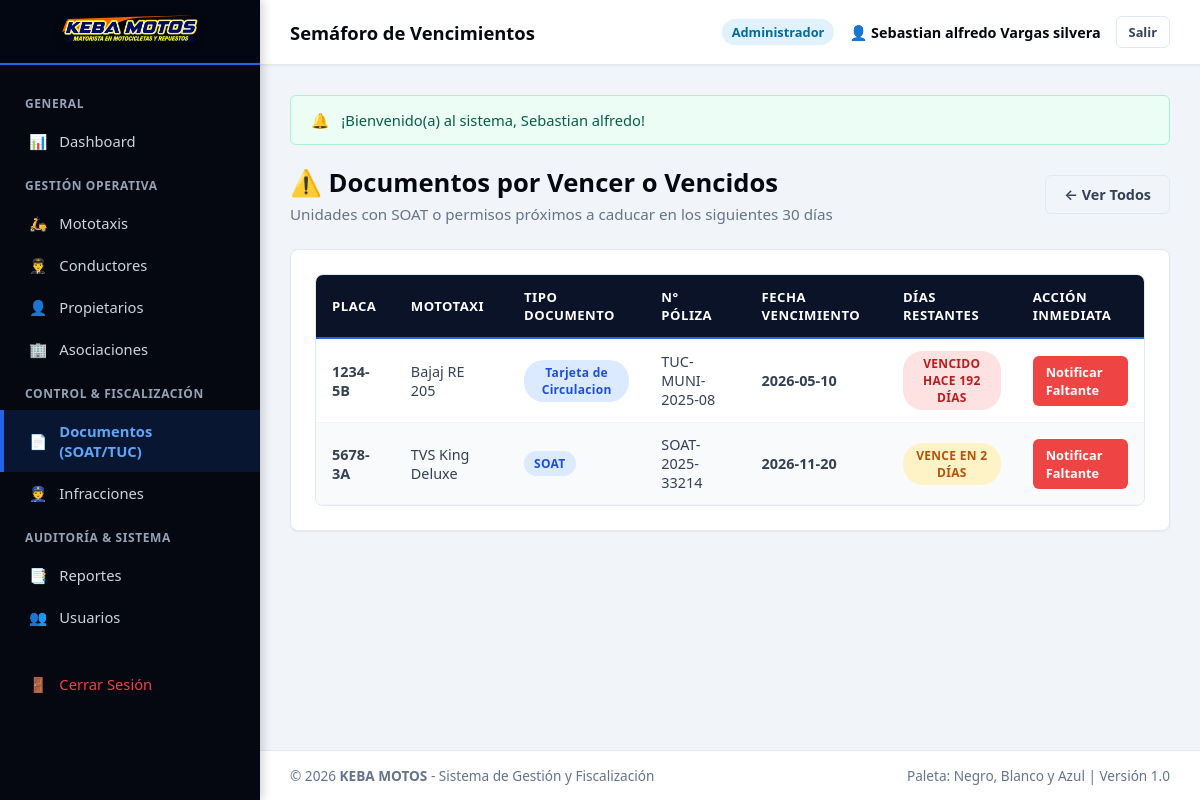
Screenshot of /views/documentos/documentos_por_vencer.php (signed in) with the database file from the repository.
### tables this page shows
CREATE TABLE `documentos_vehiculo` (
  `id_documento` INT AUTO_INCREMENT PRIMARY KEY,
  `id_vehiculo` INT NOT NULL,
  `tipo_documento` ENUM('SOAT', 'Tarjeta de Propiedad', 'Tarjeta de Circulacion', 'Revision Tecnica', 'Seguro Municipal', 'Otro') NOT NULL,
  `numero_documento` VARCHAR(50) NOT NULL,
  `entidad_emisora` VARCHAR(100) NULL,
  `fecha_emision` DATE NOT NULL,
  `fecha_vencimiento` DATE NOT NULL,
  `archivo_digital` VARCHAR(255) NULL,
  `estado` ENUM('Vigente', 'Por Vencer', 'Vencido') DEFAULT 'Vigente',
  `observaciones` TEXT NULL,
  `created_at` TIMESTAMP DEFAULT CURRENT_TIMESTAMP,
  `updated_at` TIMESTAMP DEFAULT CURRENT_TIMESTAMP ON UPDATE CURRENT_TIMESTAMP,
  CONSTRAINT `fk_docs_vehiculo` FOREIGN KEY (`id_vehiculo`) REFERENCES `vehiculos` (`id_vehiculo`) ON UPDATE CASCADE ON DELETE CASCADE
);

CREATE TABLE `vehiculos` (
  `id_vehiculo` INT AUTO_INCREMENT PRIMARY KEY,
  `placa` VARCHAR(10) NOT NULL UNIQUE,
  `numero_padron` VARCHAR(20) NULL,
  `marca` VARCHAR(50) NOT NULL,
  `modelo` VARCHAR(50) NULL,
  `color` VARCHAR(50) NOT NULL,
  `anio_fabricacion` YEAR NULL,
  `numero_motor` VARCHAR(50) NULL,
  `numero_chasis` VARCHAR(50) NULL,
  `id_propietario` INT NOT NULL,
  `id_asociacion` INT NULL,
  `foto` VARCHAR(255) NULL,
  `estado` ENUM('Activo', 'Inactivo', 'De Baja', 'Observado') DEFAULT 'Activo',
  `created_at` TIMESTAMP DEFAULT CURRENT_TIMESTAMP,
  `updated_at` TIMESTAMP DEFAULT CURRENT_TIMESTAMP ON UPDATE CURRENT_TIMESTAMP,
  CONSTRAINT `fk_vehiculos_propietarios` FOREIGN KEY (`id_propietario`) REFERENCES `propietarios` (`id_propietario`) ON UPDATE CASCADE,
  CONSTRAINT `fk_vehiculos_asociaciones` FOREIGN KEY (`id_asociacion`) REFERENCES `asociaciones` (`id_asociacion`) ON UPDATE CASCADE ON DELETE SET NULL
);

### helpers/funciones.php (called while the page is built, shortened)
<?php
function vistaUrl($ruta) {
    return BASE_URL . 'views/' . ltrim($ruta, '/');
}

### config/conexion.php (called while the page is built, shortened)
<?php
class Database {
    private static $host = "localhost";
    private static $db_name = "keba";
    private static $username = "root";
    private static $password = "";
    private static $conexion = null;
    public static function conectar() {
        if (self::$conexion === null) {
            try {
                $opciones = [
                    PDO::ATTR_ERRMODE => PDO::ERRMODE_EXCEPTION,
                    PDO::ATTR_DEFAULT_FETCH_MODE => PDO::FETCH_ASSOC,
                    PDO::ATTR_EMULATE_PREPARES => true,
                    PDO::MYSQL_ATTR_MULTI_STATEMENTS => true,
                    PDO::MYSQL_ATTR_INIT_COMMAND => "SET NAMES utf8mb4 COLLATE utf8mb4_unicode_ci"
                ];
                try {
                    $dsn = "mysql:host=" . self::$host . ";dbname=" . self::$db_name . ";charset=utf8mb4";
                    self::$conexion = new PDO($dsn, self::$username, self::$password, $opciones);
                } catch (PDOException $e) {
                    if ($e->getCode() == 1049 || stripos($e->getMessage(), 'Unknown database') !== false) {
                        $dsnRoot = "mysql:host=" . self::$host . ";charset=utf8mb4";
                        $pdoRoot = new PDO($dsnRoot, self::$username, self::$password, $opciones);
                        $pdoRoot->exec("CREATE DATABASE IF NOT EXISTS `" . self::$db_name . "` CHARACTER SET utf8mb4 COLLATE utf8mb4_unicode_ci;");
                        $pdoRoot = null;
                        $dsn = "mysql:host=" . self::$host . ";dbname=" . self::$db_name . ";charset=utf8mb4";
                        self::$conexion = new PDO($dsn, self::$username, self::$password, $opciones);
                    } else {
                        throw $e;
                    }
                }
                $check = self::$conexion->query("SHOW TABLES LIKE 'usuarios'");
            } catch (PDOException $e) {
                die("<div style='padding:20px; font-family:sans-serif; background:#fee2e2; color:#991b1b; border:1px solid #f87171; border-radius:8px; margin:20px;'>
                        <strong>Error al conectar con la Base de Datos:</strong> " . htmlspecialchars($e->getMessage()) . "<br><br>
                        <em>Asegúrate de que MySQL esté activo en el Panel de Control de XAMPP.</em>
                     </div>");
            }
        }
        return self::$conexion;
    }
}

### models/Documento.php (called while the page is built, shortened)
<?php
require_once dirname(__DIR__) . '/config/conexion.php';
class Documento {
    private $db;
    public function __construct() {
        $this->db = Database::conectar();
    }
    public function listarPorVencer($dias = 30) {
        $sql = "SELECT d.*, v.placa, v.marca, v.modelo,
                       DATEDIFF(d.fecha_vencimiento, CURDATE()) AS dias_para_vencer
                FROM documentos_vehiculo d
                INNER JOIN vehiculos v ON d.id_vehiculo = v.id_vehiculo
                WHERE DATEDIFF(d.fecha_vencimiento, CURDATE()) <= :dias
                ORDER BY d.fecha_vencimiento ASC";
        $stmt = $this->db->prepare($sql);
        $stmt->execute([':dias' => $dias]);
        return $stmt->fetchAll();
    }
}

### views/documentos/documentos_por_vencer.php (the view, shortened to what this page needs)
<?php
require_once dirname(__DIR__) . '/plantillas/header.php';
require_once dirname(__DIR__) . '/plantillas/sidebar.php';
require_once dirname(__DIR__) . '/plantillas/navbar.php';
require_once dirname(dirname(__DIR__)) . '/models/Documento.php';
$docMod = new Documento();
$documentos = $docMod->listarPorVencer(30);
?>
<div class="page-header">
    <div>
        <h1 class="page-title">⚠️ Documentos por Vencer o Vencidos</h1>
        <p class="page-subtitle">Unidades con SOAT o permisos próximos a caducar en los siguientes 30 días</p>
    </div>
    <a href="<?= vistaUrl('documentos/listar_documentos.php') ?>" class="btn btn-outline">&larr; Ver Todos</a>
</div>
<div class="card">
    <div class="table-responsive">
        <table class="table-custom">
            <thead>
                <tr>
                    <th>Placa</th>
                    <th>Mototaxi</th>
                    <th>Tipo Documento</th>
                    <th>N° Póliza</th>
                    <th>Fecha Vencimiento</th>
                    <th>Días Restantes</th>
                    <th>Acción Inmediata</th>
                </tr>
            </thead>
            <tbody>
                <?php if (empty($documentos)): ?>
                <tr><td colspan="7" style="text-align:center; padding:25px; color:#10b981;"><strong>¡Excelente! No hay documentos vencidos ni por vencer en los próximos 30 días.</strong></td></tr>
                <?php else: ?>
                <?php foreach ($documentos as $d): ?>
                <?php
                    $dias = (int)($d['dias_para_vencer'] ?? 0);
                    $badgeClass = $dias < 0 ? 'badge-danger' : 'badge-warning';
                    $mensaje = $dias < 0 ? 'VENCIDO HACE ' . abs($dias) . ' DÍAS' : 'VENCE EN ' . $dias . ' DÍAS';
                ?>
                <tr>
                    <td><strong><?= htmlspecialchars($d['placa']) ?></strong></td>
                    <td><?= htmlspecialchars($d['marca'] . ' ' . $d['modelo']) ?></td>
                    <td><span class="badge badge-info"><?= htmlspecialchars($d['tipo_documento']) ?></span></td>
                    <td><?= htmlspecialchars($d['numero_documento']) ?></td>
                    <td><strong><?= htmlspecialchars($d['fecha_vencimiento']) ?></strong></td>
                    <td><span class="badge <?= $badgeClass ?>"><?= $mensaje ?></span></td>
                    <td>
                        <a href="<?= vistaUrl('fiscalizacion/registrar_infraccion.php') ?>" class="btn btn-danger btn-sm">Notificar Faltante</a>
                    </td>
                </tr>
                <?php endforeach; ?>
                <?php endif; ?>
            </tbody>
        </table>
    </div>
</div>
<?php require_once dirname(__DIR__) . '/plantillas/footer.php'; ?>

### assets/css/estilos.css (style rules this page uses)
:root { --color-primary: #0284c7; --color-primary-dark: #0369a1; --color-primary-light: #e0f2fe; --color-blue-accent: #2563eb; --color-black: #050811; --color-black-card: #0d121f; --color-black-border: #1a233a; --color-black-light: #1e293b; --color-white: #ffffff; --color-gray-50: #f8fafc; --color-gray-100: #f1f5f9; --color-gray-200: #e2e8f0; --color-gray-500: #64748b; --color-gray-700: #334155; --color-success: #10b981; --color-warning: #f59e0b; --color-danger: #ef4444; --color-info: #0284c7; --sidebar-width: 260px; --header-height: 65px; --font-main: 'Segoe UI', system-ui, -apple-system, sans-serif; --shadow-sm: 0 1px 2px 0 rgba(0, 0, 0, 0.05); --shadow-md: 0 4px 6px -1px rgba(0, 0, 0, 0.1), 0 2px 4px -1px rgba(0, 0, 0, 0.06); --shadow-lg: 0 10px 15px -3px rgba(0, 0, 0, 0.15), 0 4px 6px -2px rgba(0, 0, 0, 0.05); }
* { margin: 0; padding: 0; box-sizing: border-box; font-family: var(--font-main); }
body { background-color: var(--color-gray-100); color: var(--color-gray-700); min-height: 100vh; display: flex; flex-direction: column; }
.page-header { display: flex; align-items: center; justify-content: space-between; margin-bottom: 25px; flex-wrap: wrap; gap: 15px; }
.page-title { font-size: 1.6rem; font-weight: 800; color: var(--color-black); }
.page-subtitle { color: var(--color-gray-500); font-size: 0.95rem; margin-top: 4px; }
.btn { display: inline-flex; align-items: center; justify-content: center; gap: 8px; padding: 9px 18px; border-radius: 6px; font-size: 0.9rem; font-weight: 600; cursor: pointer; text-decoration: none; transition: all 0.2s ease; border: 1px solid transparent; }
.btn-outline { background-color: transparent; border-color: var(--color-gray-200); color: var(--color-gray-700); }
.btn-danger { background-color: var(--color-danger); color: var(--color-white); }
.btn-sm { padding: 6px 12px; font-size: 0.8rem; }
.card { background-color: var(--color-white); border-radius: 8px; border: 1px solid var(--color-gray-200); box-shadow: var(--shadow-sm); padding: 24px; margin-bottom: 25px; }

### assets/css/tablas.css (style rules this page uses)
.table-responsive { width: 100%; overflow-x: auto; border: 1px solid #e2e8f0; border-radius: 8px; background-color: #ffffff; }
.table-custom { width: 100%; border-collapse: collapse; font-size: 0.9rem; text-align: left; }
.table-custom thead tr { background-color: #0b1329; color: #ffffff; border-bottom: 2px solid #2563eb; }
.table-custom th { padding: 13px 16px; font-weight: 700; font-size: 0.82rem; text-transform: uppercase; letter-spacing: 0.5px; }
.table-custom td { padding: 12px 16px; border-bottom: 1px solid #f1f5f9; color: #334155; vertical-align: middle; }
.table-custom tbody tr:nth-child(even) { background-color: #f8fafc; }
.badge { display: inline-block; padding: 4px 10px; border-radius: 20px; font-size: 0.75rem; font-weight: 700; text-align: center; letter-spacing: 0.3px; }
.badge-danger { background-color: #fee2e2; color: #b91c1c; }
.badge-warning { background-color: #fef3c7; color: #b45309; }
.badge-info { background-color: #dbeafe; color: #1d4ed8; }

### rows the page displays
documentos_vehiculo: id_vehiculo.placa "1234-5B", id_vehiculo.modelo "Bajaj RE 205", tipo_documento "Tarjeta de Circulacion", numero_documento "TUC-MUNI-2025-08", fecha_vencimiento "2026-05-10", mensaje "VENCIDO HACE 192 DÍAS"
documentos_vehiculo: id_vehiculo.placa "5678-3A", id_vehiculo.modelo "TVS King Deluxe", tipo_documento "SOAT", numero_documento "SOAT-2025-33214", fecha_vencimiento "2026-11-20", mensaje "VENCE EN 2 DÍAS"

### other values shown
$subtituloNavbar "Semáforo de Vencimientos"
$usuarioActivo['rol_nombre'] "Administrador"
$flash['mensaje'] "¡Bienvenido(a) al sistema, Sebastian alfredo!"
